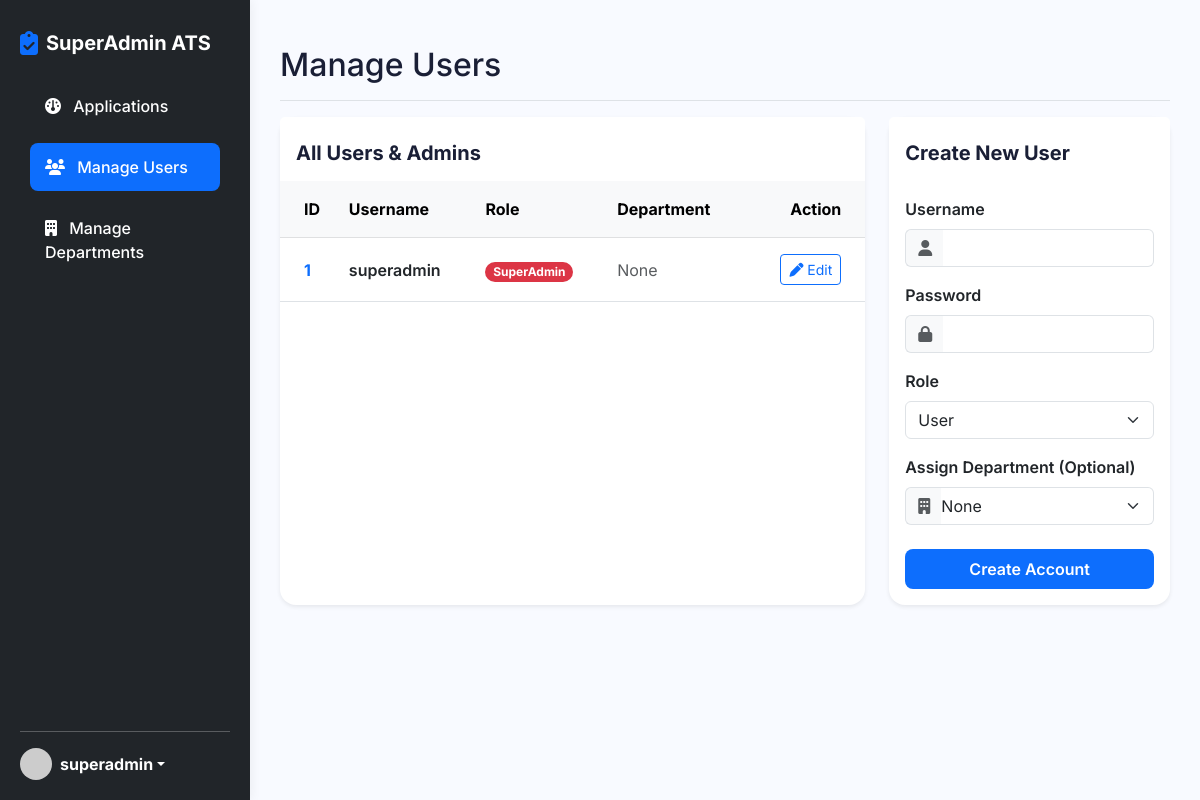
Before: /superadmin/users (signed in) with the older database file.
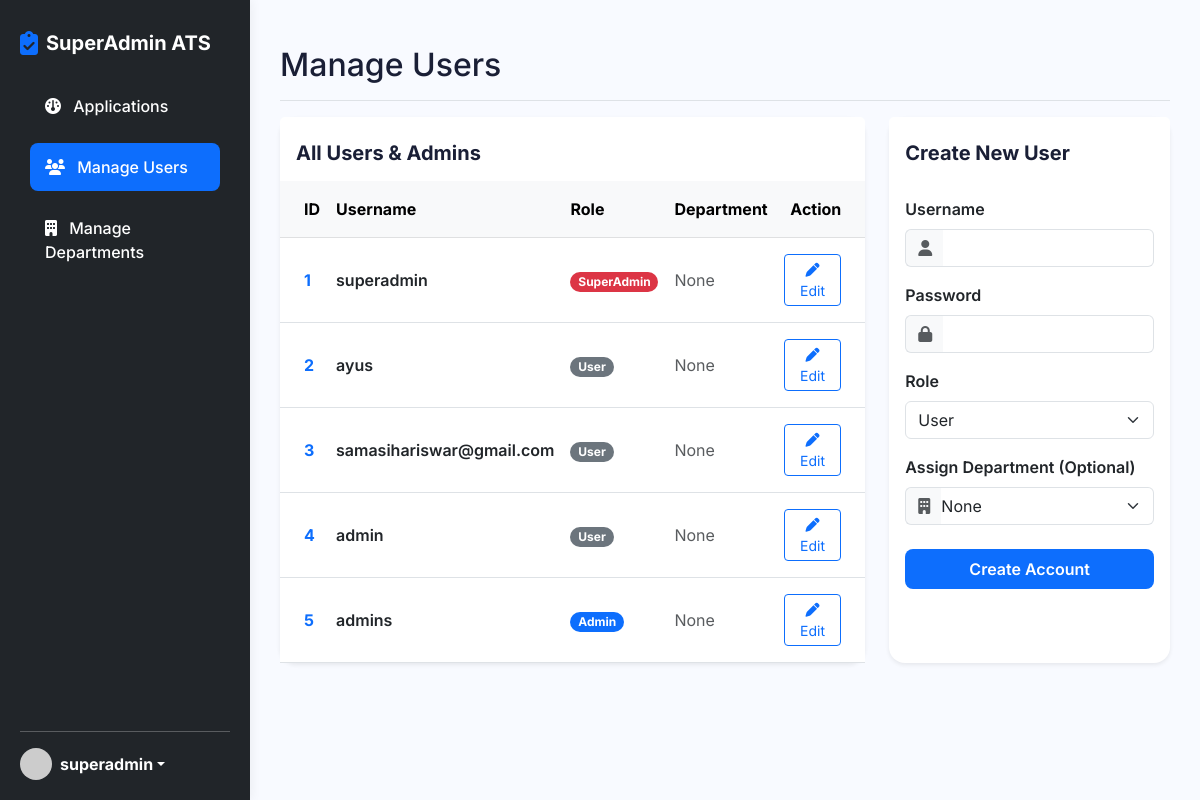
After: the same page with the newer database file.
### models.py (models this page shows, shortened)
class User(db.Model, UserMixin):
    __tablename__ = 'users'
    id = db.Column(db.Integer, primary_key=True)
    username = db.Column(db.String(50), unique=True, nullable=False)
    password_hash = db.Column(db.String(128), nullable=False)
    role = db.Column(db.String(20), nullable=False, default='user') # 'user', 'admin', 'superadmin'
    department_id = db.Column(db.Integer, db.ForeignKey('departments.id'), nullable=True)
    department = db.relationship('Department', backref='admins')

### app.py (the view, shortened to what this page needs)
@app.route('/superadmin/users', methods=['GET', 'POST'])
@login_required
def superadmin_users():
    if current_user.role != 'superadmin':
        return redirect(url_for('index'))
    users = User.query.all()
    departments = Department.query.all()
    return render_template('superadmin/users.html', users=users, departments=departments)

### app.py (called while the page is built)
@login_manager.user_loader
def load_user(user_id):
    return User.query.get(int(user_id))

### templates/superadmin/users.html (shortened to what this page needs)
{% extends "dash_base_admin.html" %}
{% block header %}Manage Users{% endblock %}
{% block content %}
<div class="row g-4 mb-4">
    <div class="col-xl-8 col-lg-12">
        <div class="card border-0 shadow-sm rounded-4 h-100">
            <div class="card-header bg-white border-0 pt-4 pb-0">
                <h5 class="fw-bold mb-0">All Users & Admins</h5>
            </div>
            <div class="card-body p-0 mt-3">
                <div class="table-responsive" style="max-height: 500px;">
                    <table class="table table-hover align-middle mb-0">
                        <thead class="table-light sticky-top">
                            <tr>
                                <th class="ps-4 py-3">ID</th>
                                <th class="py-3">Username</th>
                                <th class="py-3">Role</th>
                                <th class="py-3">Department</th>
                                <th class="pe-4 py-3 text-end">Action</th>
                            </tr>
                        </thead>
                        <tbody>
                            {% if users %}
                                {% for user in users %}
                                <tr>
                                    <td class="ps-4 py-3 fw-bold text-primary">{{ user.id }}</td>
                                    <td class="py-3 fw-semibold">{{ user.username }}</td>
                                    <td class="py-3">
                                        {% if user.role == 'superadmin' %}
                                            <span class="badge bg-danger rounded-pill">SuperAdmin</span>
                                        {% elif user.role == 'admin' %}
                                            <span class="badge bg-primary rounded-pill">Admin</span>
                                        {% else %}
                                            <span class="badge bg-secondary rounded-pill">User</span>
                                        {% endif %}
                                    </td>
                                    <td class="py-3">
                                        {{ user.department.name if user.department else '<span class="text-muted">None</span>' | safe }}
                                    </td>
                                    <td class="pe-4 py-3 text-end">
                                        <button type="button" class="btn btn-sm btn-outline-primary" data-bs-toggle="modal" data-bs-target="#editUserModal{{ user.id }}">
                                            <i class="fa-solid fa-pen"></i> Edit
                                        </button>
                                    </td>
                                </tr>
                                {% endfor %}
                            {% else %}
                                <tr>
                                    <td colspan="5" class="text-center py-5 text-muted">No users found.</td>
                                </tr>
                            {% endif %}
                        </tbody>
                    </table>
                </div>
            </div>
        </div>
    </div>
    <div class="col-xl-4 col-lg-12">
        <div class="card border-0 shadow-sm rounded-4 h-100">
            <div class="card-header bg-white border-0 pt-4 pb-0">
                <h5 class="fw-bold mb-0">Create New User</h5>
            </div>
            <div class="card-body mt-3">
                <form action="{{ url_for('superadmin_users') }}" method="POST">
                    <div class="mb-3">
                        <label for="username" class="form-label fw-semibold">Username</label>
                        <div class="input-group">
                            <span class="input-group-text bg-light border-end-0"><i class="fa-solid fa-user text-muted"></i></span>
                            <input type="text" class="form-control border-start-0 ps-0" id="username" name="username" required>
                        </div>
                    </div>
                    <div class="mb-3">
                        <label for="password" class="form-label fw-semibold">Password</label>
                        <div class="input-group">
                            <span class="input-group-text bg-light border-end-0"><i class="fa-solid fa-lock text-muted"></i></span>
                            <input type="password" class="form-control border-start-0 ps-0" id="password" name="password" required>
                        </div>
                    </div>
                    <div class="mb-3">
                        <label for="role" class="form-label fw-semibold">Role</label>
                        <select name="role" id="role" class="form-select">
                            <option value="user">User</option>
                        </select>
                    </div>
                    <div class="mb-4">
                        <label for="department_id" class="form-label fw-semibold">Assign Department (Optional)</label>
                        <div class="input-group">
                            <span class="input-group-text bg-light border-end-0"><i class="fa-solid fa-building text-muted"></i></span>
                            <select name="department_id" id="department_id" class="form-select border-start-0 ps-0">
                                <option value="">None</option>
                            </select>
                        </div>
                    </div>
                    <div class="d-grid">
                        <button type="submit" class="btn btn-primary py-2 fw-semibold">Create Account</button>
                    </div>
                </form>
            </div>
        </div>
    </div>
</div>
{% endblock %}

### templates/dash_base_admin.html (shortened to what this page needs)
<!DOCTYPE html>
<html lang="en">
<head>
    <link href="https://cdn.jsdelivr.net/npm/bootstrap@5.3.0/dist/css/bootstrap.min.css" rel="stylesheet">
    <link rel="stylesheet" href="https://cdnjs.cloudflare.com/ajax/libs/font-awesome/6.4.0/css/all.min.css">
    <link rel="stylesheet" href="{{ url_for('static', filename='css/style.css') }}">
</head>
<body>
    <div class="dashboard-layout">
        <div class="sidebar d-flex flex-column bg-dark text-white">
            <a href="{{ url_for('index') }}" class="text-decoration-none text-white mb-4 mt-2 d-flex align-items-center gap-2">
                <i class="fa-solid fa-clipboard-check text-primary fs-4"></i>
                <span class="fs-5 fw-bold">SuperAdmin ATS</span>
            </a>
            <ul class="nav nav-pills flex-column mb-auto">
                <li class="nav-item">
                    <a href="{{ url_for('superadmin_dashboard') }}" class="nav-link text-white " >
                        <i class="fa-solid fa-gauge me-2"></i> Applications
                    </a>
                </li>
                <li class="nav-item mt-2">
                    <a href="{{ url_for('superadmin_users') }}" class="nav-link text-white {% if request.endpoint == 'superadmin_users' %}active{% endif %}" {% if request.endpoint == 'superadmin_users' %}style="background-color: var(--primary-color);"{% endif %}>
                        <i class="fa-solid fa-users me-2"></i> Manage Users
                    </a>
                </li>
                <li class="nav-item mt-2">
                    <a href="{{ url_for('superadmin_departments') }}" class="nav-link text-white " >
                        <i class="fa-solid fa-building me-2"></i> Manage Departments
                    </a>
                </li>
            </ul>
            <hr>
            <div class="dropdown">
                <a href="#" class="d-flex align-items-center text-white text-decoration-none dropdown-toggle" id="dropdownUser1" data-bs-toggle="dropdown" aria-expanded="false">
                    <img src="https://ui-avatars.com/api/?name={{ current_user.username }}&background=random" alt="" width="32" height="32" class="rounded-circle me-2">
                    <strong>{{ current_user.username }}</strong>
                </a>
            </div>
        </div>
        <div class="main-content">
            <div class="d-flex justify-content-between flex-wrap flex-md-nowrap align-items-center pt-3 pb-2 mb-3 border-bottom">
                <h1 class="h2">{% block header %}SuperAdmin Control Panel{% endblock %}</h1>
            </div>
            {% block content %}{% endblock %}
        </div>
    </div>
</body>
</html>

### static/css/style.css (style rules this page uses)
:root { --primary-color: #0d6efd; --secondary-color: #6c757d; --bg-light: #f8faff; --text-dark: #1a1f36; --text-muted: #697386; --card-shadow: 0 10px 30px rgba(0,0,0,0.05); --transition: all 0.3s ease; }
body { font-family: 'Inter', sans-serif; color: var(--text-dark); background-color: var(--bg-light); }
h1, h2, h3, h4, h5, h6 { font-weight: 700; color: var(--text-dark); }
.nav-link { font-weight: 500; color: var(--text-dark); transition: var(--transition); margin: 0 10px; }
.btn-primary { background-color: var(--primary-color); border: none; border-radius: 8px; padding: 10px 24px; font-weight: 600; transition: var(--transition); }
.dashboard-layout { display: flex; min-height: 100vh; }
.sidebar { width: 250px; background: white; box-shadow: 2px 0 10px rgba(0,0,0,0.05); padding: 20px; position: fixed; height: 100vh; z-index: 100; }
.main-content { flex: 1; margin-left: 250px; padding: 30px; background: var(--bg-light); }
.sidebar .nav-link { padding: 12px 15px; border-radius: 8px; margin-bottom: 5px; color: var(--text-dark); }
.sidebar .nav-link.active, .sidebar .nav-link:hover { background: var(--primary-color); color: white; }

Changed rows visible on the page:
added User: id "2", username "ayus", role "User", department "None"
added User: id "3", username "samasihariswar@gmail.com", role "User", department "None"
added User: id "4", username "admin", role "User", department "None"
added User: id "5", username "admins", role "Admin", department "None"
